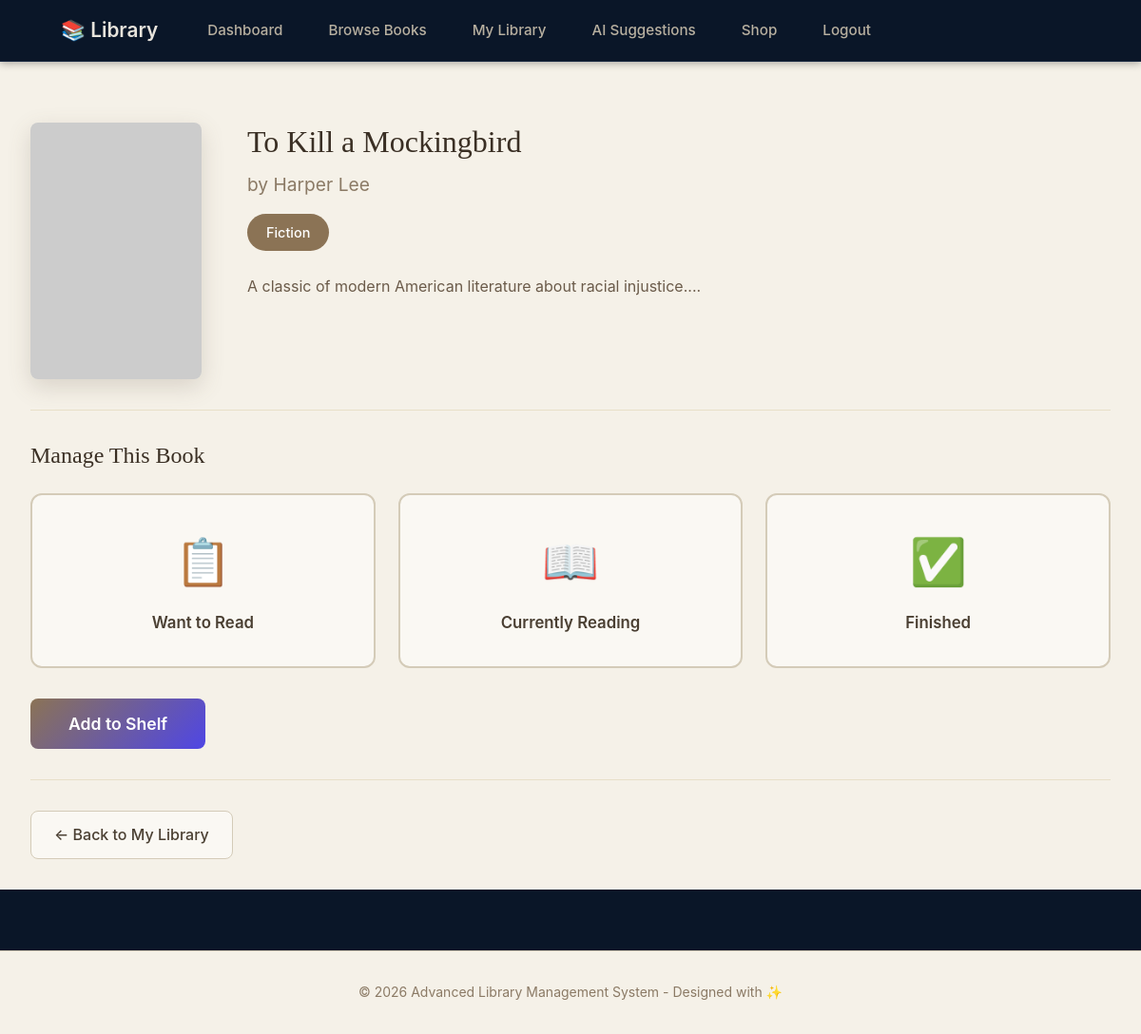
The page /user/manage_shelf.php?book_id=1 (signed in) on the database its author committed.
### tables this page shows
CREATE TABLE books (
    id INT PRIMARY KEY AUTO_INCREMENT,
    title VARCHAR(255) NOT NULL,
    author VARCHAR(255) NOT NULL,
    category VARCHAR(100) NOT NULL,
    isbn VARCHAR(20) NULL,
    publisher VARCHAR(255) NULL,
    publish_year INT NULL,
    total_copies INT NOT NULL DEFAULT 1,
    available_copies INT NOT NULL DEFAULT 1,
    description TEXT NULL,
    created_at DATETIME NOT NULL DEFAULT CURRENT_TIMESTAMP,
    
    INDEX idx_title (title),
    INDEX idx_author (author),
    INDEX idx_category (category),
    INDEX idx_available (available_copies),
    
     
    CONSTRAINT chk_copies CHECK (available_copies <= total_copies AND available_copies >= 0)
);

### includes/auth_check.php (called while the page is built, shortened)
<?php
function url($path) {
    return BASE_URL . $path;
}
function sanitize($input) {
    return htmlspecialchars(trim($input), ENT_QUOTES, 'UTF-8');
}

### user/manage_shelf.php (the view, shortened to what this page needs)
<?php
require_once __DIR__ . '/../includes/auth_check.php';
$userId = getCurrentUserId();
$bookId = isset($_GET['book_id']) ? (int)$_GET['book_id'] : 0;
try {
    $db = getDB();
    $stmt = $db->prepare("SELECT * FROM books WHERE id = ?");
    $stmt->execute([$bookId]);
    $book = $stmt->fetch();
    $shelfStmt = $db->prepare("SELECT * FROM reading_list WHERE user_id = ? AND book_id = ?");
    $shelfStmt->execute([$userId, $bookId]);
    $currentShelf = $shelfStmt->fetch();
} catch (PDOException $e) {
    setFlashMessage('error', 'Database error');
    header('Location: ' . url('/user/my_library.php'));
    exit;
}
require_once __DIR__ . '/../includes/header.php';
require_once __DIR__ . '/../includes/nav_user.php';
?>
<div class="manage-shelf-container">
    <div class="manage-shelf-card">
        <div class="book-showcase">
            <?php
            $coverUrl = !empty($book['cover_url']) ? $book['cover_url'] : 'https://via.placeholder.com/200x300?text=No+Cover';
            ?>
            <img src="<?= $coverUrl ?>" alt="<?= sanitize($book['title']) ?>"
                 class="showcase-cover"
                 onerror="this.onerror=null;this.src='https://via.placeholder.com/200x300?text=No+Cover';">
            <div class="book-info">
                <h2><?= sanitize($book['title']) ?></h2>
                <p class="author-name">by <?= sanitize($book['author']) ?></p>
                <span class="category-badge"><?= sanitize($book['category']) ?></span>
                <?php if ($book['description']): ?>
                    <p class="book-description"><?= sanitize(substr($book['description'], 0, 200)) ?>...</p>
                <?php endif; ?>
            </div>
        </div>
        <div class="shelf-management">
            <h3>Manage This Book</h3>
            <form method="POST" action="">
                <div class="shelf-options">
                    <label class="shelf-option">
                        <div class="option-card">
                            <span class="option-icon">📋</span>
                            <span class="option-label">Want to Read</span>
                        </div>
                    </label>
                    <label class="shelf-option">
                        <div class="option-card">
                            <span class="option-icon">📖</span>
                            <span class="option-label">Currently Reading</span>
                        </div>
                    </label>
                    <label class="shelf-option">
                        <div class="option-card">
                            <span class="option-icon">✅</span>
                            <span class="option-label">Finished</span>
                        </div>
                    </label>
                </div>
                <div class="action-buttons">
                    <button type="submit" class="btn btn-primary btn-large">
                        <?= $currentShelf ? 'Update Shelf' : 'Add to Shelf' ?>
                    </button>
                </div>
            </form>
        </div>
        <div class="back-link">
            <a href="<?= url('/user/my_library.php') ?>" class="btn btn-secondary">← Back to My Library</a>
        </div>
    </div>
</div>
<?php require_once __DIR__ . '/../includes/footer_user.php'; ?>

### css/style.css (style rules this page uses)
:root { --color-bg: #0a1628; --color-bg-dark: #050d1a; --color-surface: #f5f1e8; --color-surface-alt: #faf8f3; --color-surface-hover: #f0ebe0; --color-text: #4a3f32; --color-text-muted: #8b7a65; --color-text-heading: #3a2f24; --color-text-light: #e8e4dc; --color-text-nav: #b8b0a0; --color-primary: #8b7355; --color-primary-hover: #6b5b4a; --color-primary-light: #a89a85; --color-primary-bright: #5b7ce6; --color-success: #5a8f4f; --color-success-bg: rgba(90, 143, 79, 0.1); --color-warning: #d4a574; --color-warning-bg: rgba(212, 165, 116, 0.1); --color-danger: #c85a54; --color-danger-bg: rgba(200, 90, 84, 0.1); --color-info: #6b8fa3; --color-info-bg: rgba(107, 143, 163, 0.1); --color-border: #d4cbb8; --color-border-dark: #1a2942; --shadow-sm: 0 1px 2px 0 rgba(107, 91, 74, 0.08); --shadow-md: 0 4px 6px -1px rgba(107, 91, 74, 0.12); --shadow-lg: 0 10px 15px -3px rgba(107, 91, 74, 0.15); --spacing-xs: 0.25rem; --spacing-sm: 0.5rem; --spacing-md: 1rem; --spacing-lg: 1.5rem; --spacing-xl: 2rem; --border-radius: 0.5rem; --border-radius-lg: 0.75rem; --sidebar-width: 260px; }
* { margin: 0; padding: 0; box-sizing: border-box; }
html { font-size: 16px; scroll-behavior: smooth; }
body { font-family: 'Inter', system-ui, -apple-system, BlinkMacSystemFont, "Segoe UI", sans-serif; background-color: var(--color-bg); color: var(--color-text); line-height: 1.6; min-height: 100vh; }
a { color: var(--color-primary-light); text-decoration: none; transition: color 0.2s ease; }
h1, h2, h3, h4, h5, h6 { color: var(--color-text-heading); font-weight: 600; line-height: 1.3; margin-bottom: var(--spacing-md); }
h2 { font-size: 1.5rem; }
h3 { font-size: 1.25rem; }
p { margin-bottom: var(--spacing-md); }
.btn { display: inline-flex; align-items: center; justify-content: center; gap: var(--spacing-sm); padding: 0.75rem 1.5rem; font-size: 1rem; font-weight: 500; font-family: inherit; border: none; border-radius: var(--border-radius); cursor: pointer; transition: all 0.3s cubic-bezier(0.4, 0, 0.2, 1); text-decoration: none; position: relative; overflow: hidden; }
.btn::before { content: ''; position: absolute; top: 50%; left: 50%; width: 0; height: 0; background: rgba(255, 255, 255, 0.2); border-radius: 50%; transform: translate(-50%, -50%); transition: width 0.6s ease, height 0.6s ease; }
.btn-primary { background: linear-gradient(135deg, var(--color-primary) 0%, #4f46e5 100%); color: white; }
.btn-secondary { background: var(--color-surface-alt); color: var(--color-text); border: 1px solid var(--color-border); }

### css/manage-shelf.css (style rules this page uses)
.manage-shelf-container { max-width: 100%; margin: 0; padding: 0; }
.manage-shelf-card { background: transparent; border-radius: 0; box-shadow: none; }
.book-showcase { display: flex; gap: 3rem; padding: 2rem 0; background: transparent; border-bottom: 1px solid #e8dfc8; margin-bottom: 2rem; }
.showcase-cover { width: 180px; height: 270px; object-fit: cover; border-radius: 8px; box-shadow: 0 8px 24px rgba(107, 91, 74, 0.2); flex-shrink: 0; }
.book-info { flex: 1; }
.book-info h2 { font-size: 2rem; color: #3a2f24; margin-bottom: 0.5rem; font-family: Georgia, serif; font-weight: 400; }
.author-name { font-size: 1.2rem; color: #8b7a65; margin-bottom: 1rem; }
.category-badge { display: inline-block; padding: 0.5rem 1.25rem; background: #8b7355; color: #ffffff; border-radius: 20px; font-size: 0.9rem; font-weight: 500; }
.book-description { margin-top: 1.5rem; color: #6b5b4a; line-height: 1.7; font-size: 1rem; }
.shelf-management { padding: 0; }
.shelf-management h3 { color: #3a2f24; margin-bottom: 1.5rem; font-family: Georgia, serif; font-size: 1.5rem; font-weight: 400; }
.shelf-options { display: grid; grid-template-columns: repeat(3, 1fr); gap: 1.5rem; margin-bottom: 2rem; }
.shelf-option { cursor: pointer; }
.option-card { padding: 2rem 1.5rem; background: #faf8f3; border: 2px solid #d4cbb8; border-radius: 12px; text-align: center; transition: all 0.3s ease; }
.option-icon { display: block; font-size: 3rem; margin-bottom: 0.75rem; }
.option-label { display: block; font-weight: 600; color: #4a3f32; font-size: 1.05rem; }
.action-buttons { display: flex; gap: 1rem; flex-wrap: wrap; margin-bottom: 2rem; }
.btn-large { padding: 1rem 2.5rem; font-size: 1.1rem; font-weight: 600; border-radius: 8px; }
.back-link { padding: 2rem 0 0 0; background: transparent; border-top: 1px solid #e8dfc8; margin-top: 2rem; }

### rows shown on the page
books: title "To Kill a Mockingbird", author "Harper Lee", category "Fiction", description "A classic of modern American literature about racial injustice."
